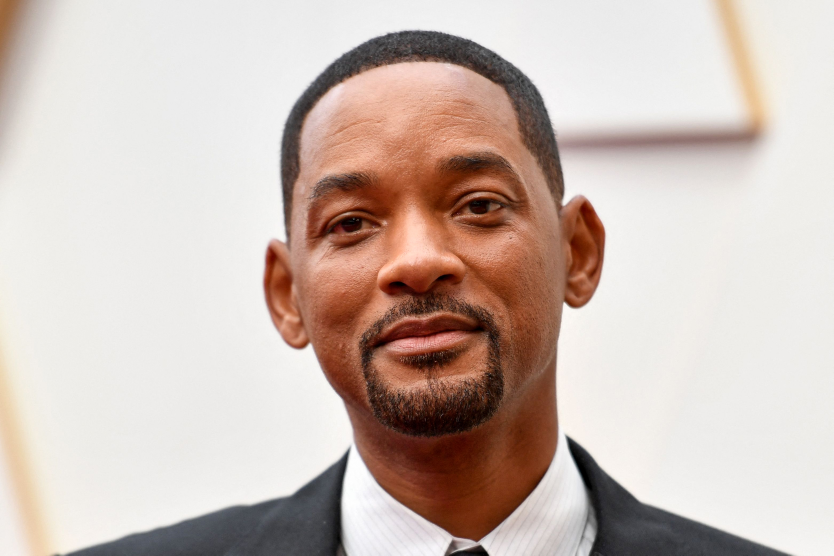
#> input picture smith.jpg, 2500 x 1666 px (shown at 1/3 size)
$ python Face_Detector.py
#> lines starting #> are read from the running program, lines starting #| are printed output that depends on the picture; after the words box and inside, x2 and y2 are one past the last pixel; in counts of white or black regions, pixels touching at a corner belong together
import cv2

#Load some pre-trained data on face frontals from opencv (haar cascade algorithim)
face_cascade = cv2.CascadeClassifier('haarcascade_frontalface_default.xml')

#Choose an image to detect faces in
img = cv2.imread('smith.jpg')
#> img is the input picture: shape (1666, 2500, 3); mean B, G, R 181.4, 189, 204.9

#Convert to grayscale
grayscaled_img = cv2.cvtColor(img, cv2.COLOR_BGR2GRAY)
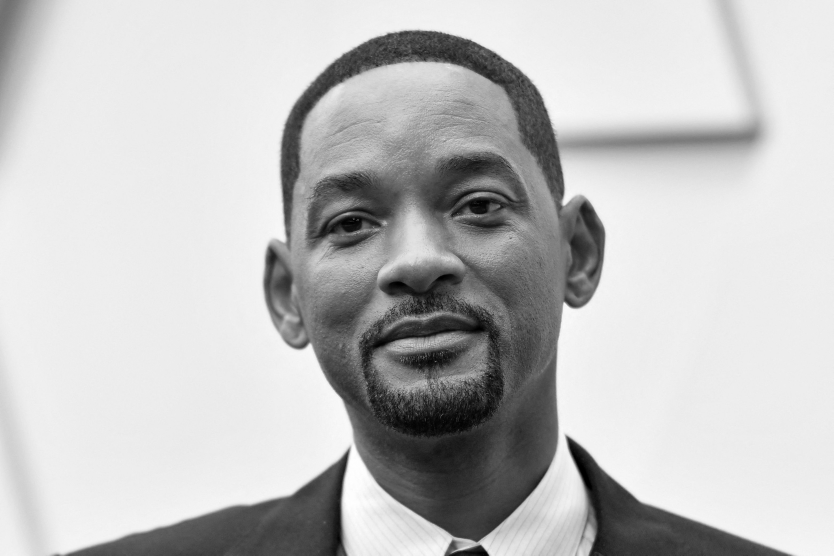
#> grayscaled_img: shape (1666, 2500) (shown at 1/3 size); min 0, max 255, mean 192.9

#Detect faces
face_coordinates = face_cascade.detectMultiScale(grayscaled_img)
#> face_coordinates = [[747, 233, 1004, 1004]]
# print(face_coordinates)

#Draw rectangles around the faces
cv2.rectangle(img,(747,233),(747+1004,233+1004), (0,255,0),2)

#

cv2.imshow('Face Detector' , img )
cv2.waitKey()
print('code completed')

$ run again, with faces3.jpg copied over smith.jpg
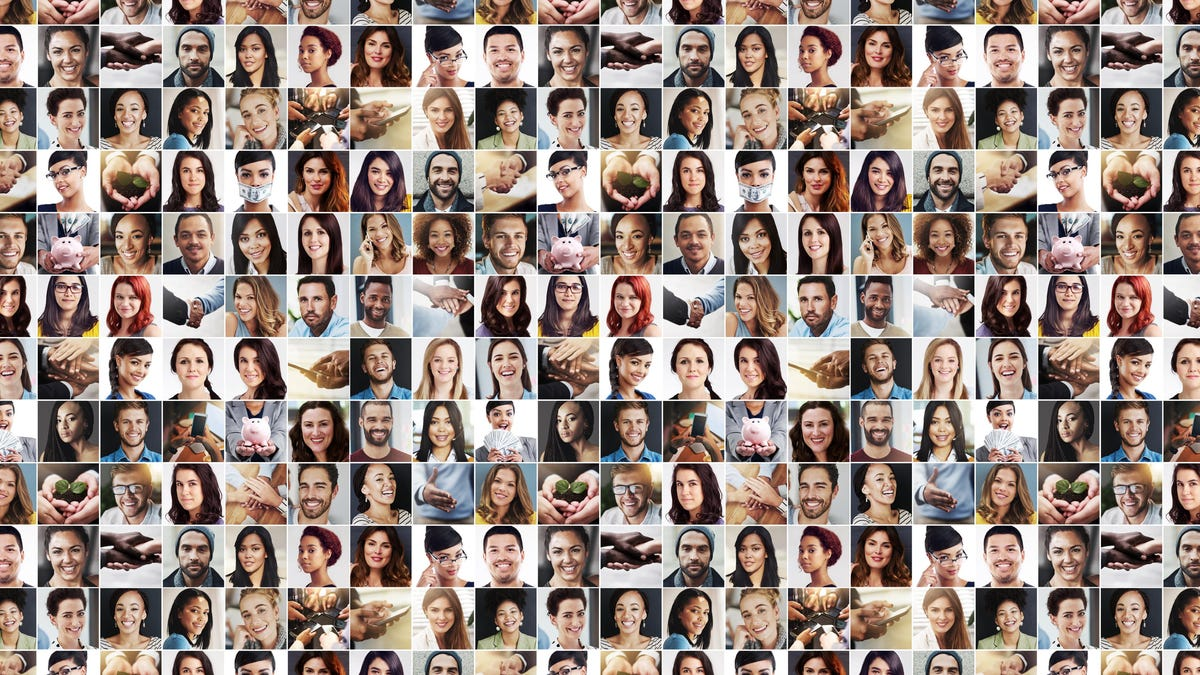
#> input picture faces3.jpg, 1200 x 675 px
#> img is the input picture: shape (675, 1200, 3); mean B, G, R 127.6, 135.3, 152.4
#> `grayscaled_img = cv2.cvtColor(img, cv2.COLOR_BGR2GRAY)`:
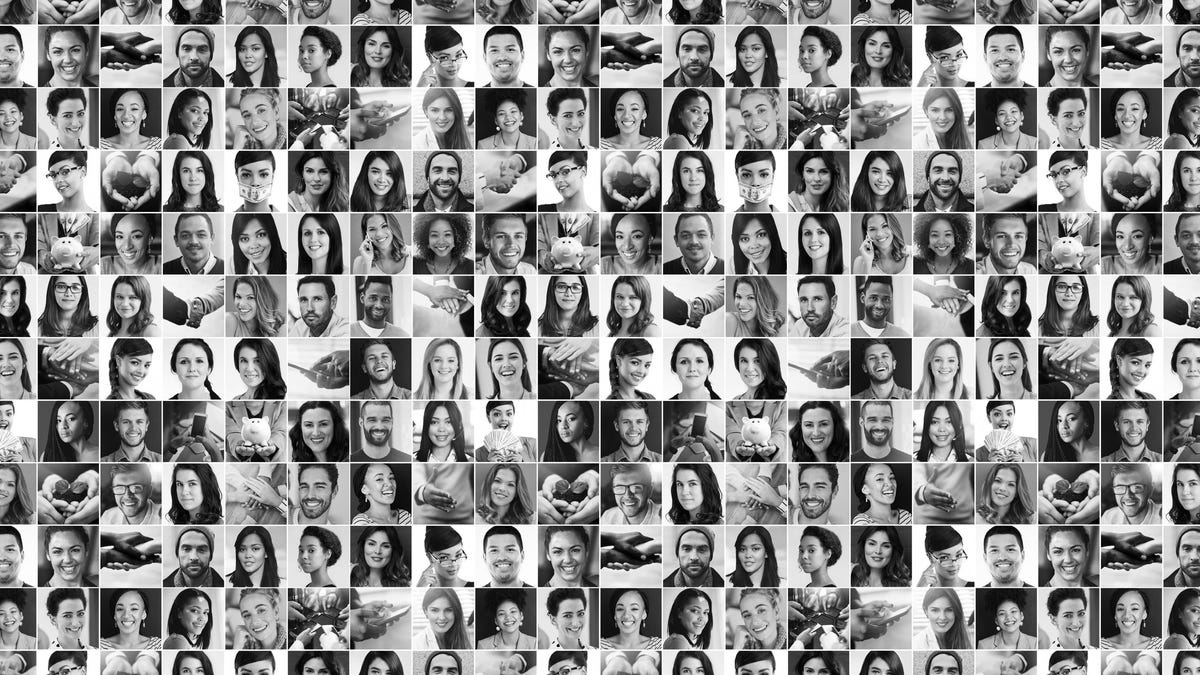
#> grayscaled_img: shape (675, 1200); min 0, max 255, mean 139.6
#> face_coordinates = 129 rows, first 6: [361, 31, 34, 34], [862, 32, 33, 33], [494, 101, 29, 29], [995, 101, 29, 29], [186, 102, 29, 29], [176, 158, 34, 34]
#> `cv2.rectangle(img,(747,233),(747+1004,233+1004), (0,255,0),2)`:
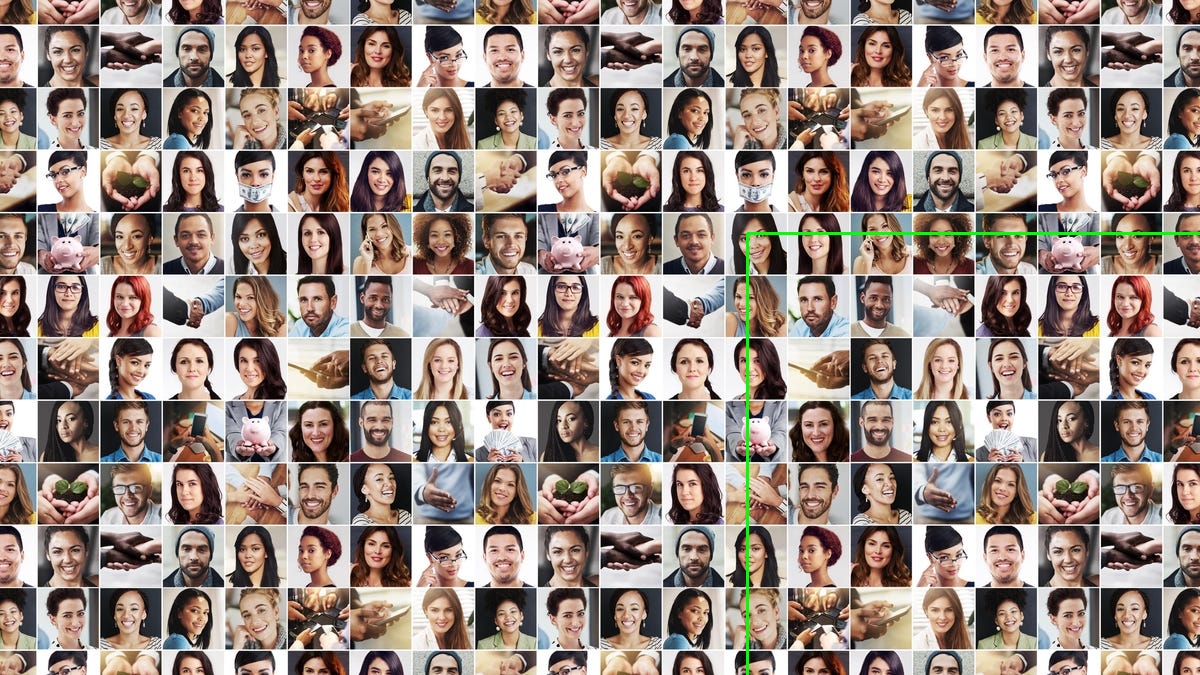
#> img: shape (675, 1200, 3); 0.33% of pixels changed, all inside (x1, y1, x2, y2) = (746, 232, 1200, 675)
